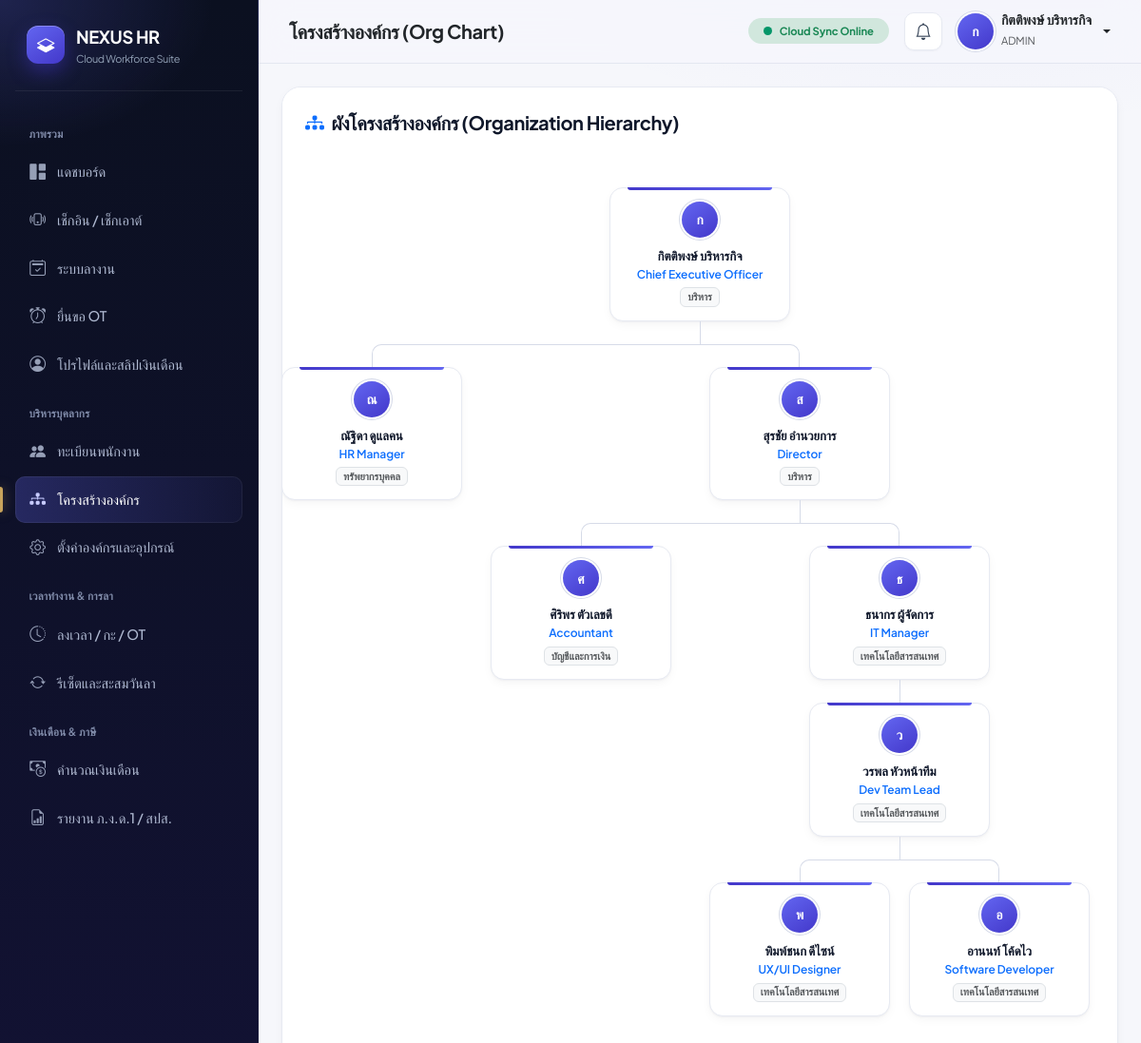
The page /modules/personnel/org_chart.php (signed in) on the database its author committed.
### tables this page shows
CREATE TABLE employees (
    id VARCHAR(20) PRIMARY KEY COMMENT 'รหัสพนักงาน เช่น EMP-000001 (PK)',
    company_id INT NOT NULL COMMENT 'รหัสบริษัทที่สังกัด',
    emp_code VARCHAR(20) NOT NULL COMMENT 'รหัสพนักงานสำรอง',
    first_name VARCHAR(100) NOT NULL COMMENT 'ชื่อ',
    last_name VARCHAR(100) NOT NULL COMMENT 'นามสกุล',
    id_card_no VARCHAR(13) NOT NULL COMMENT 'เลขบัตรประชาชน',
    email VARCHAR(100) UNIQUE NOT NULL COMMENT 'อีเมล',
    phone VARCHAR(20) NULL COMMENT 'เบอร์โทร',
    department_id INT NULL COMMENT 'รหัสแผนก',
    position_id INT NULL COMMENT 'รหัสตำแหน่ง',
    manager_id VARCHAR(20) NULL COMMENT 'รหัสหัวหน้าสายตรง',
    hire_date DATE NOT NULL COMMENT 'วันเริ่มงาน',
    base_salary DECIMAL(12,2) NOT NULL DEFAULT 0.00 COMMENT 'เงินเดือนฐาน',
    employment_status ENUM('active', 'probation', 'resigned') NOT NULL DEFAULT 'active' COMMENT 'สถานะงาน',
    status TINYINT(1) NOT NULL DEFAULT 1 COMMENT 'สถานะใช้งานในระบบ (1=ใช้งาน, 0=เลิกใช้/ลบ)',
    profile_image_url VARCHAR(500) NULL COMMENT 'รูปโปรไฟล์',
    created_at TIMESTAMP DEFAULT CURRENT_TIMESTAMP COMMENT 'วันที่สร้าง',
    updated_at TIMESTAMP DEFAULT CURRENT_TIMESTAMP ON UPDATE CURRENT_TIMESTAMP COMMENT 'วันที่แก้ไขล่าสุด',
    UNIQUE KEY uk_company_emp_code (company_id, emp_code),
    UNIQUE KEY uk_company_id_card (company_id, id_card_no),
    INDEX idx_employees_company_status (company_id, status, employment_status),
    INDEX idx_employees_manager (manager_id),
    FOREIGN KEY (company_id) REFERENCES companies(company_id),
    FOREIGN KEY (department_id) REFERENCES departments(id),
    FOREIGN KEY (position_id) REFERENCES positions(id),
    FOREIGN KEY (manager_id) REFERENCES employees(id) ON DELETE SET NULL
);

CREATE TABLE positions (
    id INT AUTO_INCREMENT PRIMARY KEY COMMENT 'รหัสตำแหน่ง (PK)',
    company_id INT NULL COMMENT 'รหัสบริษัท (NULL = ใช้ร่วมกันทั้งเครือ)',
    title VARCHAR(100) NOT NULL COMMENT 'ชื่อตำแหน่ง',
    level INT NOT NULL DEFAULT 1 COMMENT 'ระดับตำแหน่ง (1=พนักงาน, 2=หัวหน้า, 3=ผู้จัดการ, 4=ผู้อำนวยการ, 5=CEO)',
    is_leave_required BOOLEAN NOT NULL DEFAULT TRUE COMMENT 'ต้องยื่นลาหรือไม่ (ระดับ ผอ. ขึ้นไป = FALSE)',
    status TINYINT(1) NOT NULL DEFAULT 1 COMMENT 'สถานะใช้งาน (1=ใช้งาน, 0=เลิกใช้)',
    duplicate_key CHAR(64) NULL,
    UNIQUE KEY uk_positions_duplicate_key (duplicate_key),
    INDEX idx_positions_company_status (company_id, status),
    FOREIGN KEY (company_id) REFERENCES companies(company_id) ON DELETE CASCADE
);

CREATE TABLE departments (
    id INT AUTO_INCREMENT PRIMARY KEY COMMENT 'รหัสแผนก (PK)',
    company_id INT NOT NULL COMMENT 'รหัสบริษัท',
    code VARCHAR(20) NOT NULL COMMENT 'รหัสย่อแผนก',
    name VARCHAR(100) NOT NULL COMMENT 'ชื่อแผนก',
    parent_id INT NULL COMMENT 'รหัสแผนกแม่',
    status TINYINT(1) NOT NULL DEFAULT 1 COMMENT 'สถานะใช้งาน (1=ใช้งาน, 0=เลิกใช้)',
    created_at TIMESTAMP DEFAULT CURRENT_TIMESTAMP COMMENT 'วันที่สร้าง',
    duplicate_key CHAR(64) NULL,
    UNIQUE KEY uk_departments_duplicate_key (duplicate_key),
    INDEX idx_departments_company_status (company_id, status),
    FOREIGN KEY (company_id) REFERENCES companies(company_id) ON DELETE CASCADE,
    FOREIGN KEY (parent_id) REFERENCES departments(id) ON DELETE SET NULL
);

### includes/auth.php (called while the page is built, shortened)
<?php
function getSafeProfileImageUrl($profileImageUrl): ?string
{
    $prefix = BASE_URL . '/uploads/profile_images/';
    if (!is_string($profileImageUrl) || !str_starts_with($profileImageUrl, $prefix)) {
        return null;
    }
    return $profileImageUrl;
}

### modules/personnel/org_chart.php (the view, shortened to what this page needs)
<?php
    require_once __DIR__ . '/../../includes/auth.php';
    $employees = $pdo->query("SELECT e.id, e.first_name, e.last_name, e.manager_id, e.profile_image_url, d.name as dept, p.title as pos
                          FROM employees e LEFT JOIN departments d ON e.department_id=d.id LEFT JOIN positions p ON e.position_id=p.id
                          WHERE e.status = 1 AND e.employment_status IN ('active', 'probation')")->fetchAll();
    function renderOrgTree($employees, $managerId = null)
    {
    $children = array_filter($employees, fn($e) => $e['manager_id'] === $managerId);
    if (empty($children)) {
        return '';
    }
    $html = '<ul>';
    foreach ($children as $emp) {
        $html .= '<li>';
        $html .= '<div class="org-node">';
        $profileImageUrl = getSafeProfileImageUrl($emp['profile_image_url'] ?? null);
        $avatarContent = $profileImageUrl !== null
            ? '<img class="avatar-image" src="' . htmlspecialchars($profileImageUrl) . '" alt="">'
            : htmlspecialchars(mb_substr($emp['first_name'], 0, 1));
        $html .= '<div class="avatar-circle mx-auto mb-2">' . $avatarContent . '</div>';
        $html .= '<div class="fw-bold small">' . htmlspecialchars($emp['first_name'] . ' ' . $emp['last_name']) . '</div>';
        $html .= '<div class="text-primary" style="font-size:0.75rem;font-weight:600;">' . htmlspecialchars($emp['pos'] ?? '-') . '</div>';
        $html .= '<span class="badge bg-light text-muted border mt-1" style="font-size:0.68rem;">' . htmlspecialchars($emp['dept'] ?? '-') . '</span>';
        $html .= '</div>';
        $html .= renderOrgTree($employees, $emp['id']);
        $html .= '</li>';
    }
    $html .= '</ul>';
    return $html;
    }
    include ROOT_PATH . '/includes/layout_top.php';
?>
<div class="glass-card p-4 animate-up overflow-auto">
    <h5 class="fw-bold mb-3"><i class="bi bi-diagram-3-fill text-primary me-2"></i>ผังโครงสร้างองค์กร (Organization Hierarchy)</h5>
    <div class="org-tree py-3">
        <?php echo renderOrgTree($employees, null) ?>
    </div>
</div>
<?php include ROOT_PATH . '/includes/layout_bottom.php'; ?>

### assets/css/style.css (style rules this page uses)
:root { --primary: #4338ca; --primary-light: #6366f1; --primary-soft: #eef0ff; --secondary: #0891b2; --accent: #059669; --gold: #c9a45c; --bg-body: #f6f7fb; --surface: #ffffff; --surface-muted: #fafbfd; --sidebar-bg: #0b1020; --sidebar-width: 272px; --ink: #0f172a; --ink-2: #334155; --ink-3: #64748b; --line: #e7eaf2; --line-strong: #d6dbe8; --radius-lg: 20px; --radius-md: 14px; --radius-sm: 10px; --card-radius: var(--radius-lg); --shadow-xs: 0 1px 2px rgba(15, 23, 42, 0.04); --shadow-sm: 0 1px 2px rgba(15, 23, 42, 0.04), 0 4px 12px -2px rgba(15, 23, 42, 0.05); --shadow-md: 0 2px 4px rgba(15, 23, 42, 0.04), 0 12px 28px -8px rgba(15, 23, 42, 0.10); --shadow-lg: 0 4px 8px rgba(15, 23, 42, 0.04), 0 24px 48px -12px rgba(67, 56, 202, 0.18); --ease-fluid: cubic-bezier(0.22, 1, 0.36, 1); }
* { box-sizing: border-box; }
html { -webkit-text-size-adjust: 100%; }
body { font-family: 'Plus Jakarta Sans', 'IBM Plex Sans Thai', sans-serif; font-size: 0.94rem; line-height: 1.6; letter-spacing: -0.005em; background: radial-gradient(900px 420px at 85% -10%, rgba(99, 102, 241, 0.07), transparent 60%), var(--bg-body); background-attachment: fixed; color: var(--ink); overflow-x: hidden; -webkit-font-smoothing: antialiased; text-rendering: optimizeLegibility; }
h1, h2, h3, h4, h5, h6 { color: var(--ink); font-weight: 700; letter-spacing: -0.02em; line-height: 1.25; }
* { scrollbar-width: thin; scrollbar-color: #cbd2e1 transparent; }
.animate-up { animation: fadeInUp 0.6s var(--ease-fluid) both; }
.glass-card { background: var(--surface); border: 1px solid var(--line); border-radius: var(--card-radius); box-shadow: var(--shadow-sm); transition: transform 0.35s var(--ease-fluid), box-shadow 0.35s var(--ease-fluid), border-color 0.35s ease; }
.avatar-circle { width: 38px; height: 38px; border-radius: 50%; background: linear-gradient(145deg, #6366f1, #4338ca); color: #fff; font-weight: 600; font-size: 0.85rem; display: inline-flex; align-items: center; justify-content: center; box-shadow: 0 0 0 2px #fff, 0 0 0 3px var(--line-strong); overflow: hidden; }
.org-tree ul { padding-top: 24px; position: relative; display: flex; justify-content: center; padding-left: 0; }
.org-tree li { list-style-type: none; text-align: center; position: relative; padding: 24px 10px 0 10px; }
.org-tree li::before, .org-tree li::after { content: ''; position: absolute; top: 0; right: 50%; border-top: 1.5px solid var(--line-strong); width: 50%; height: 24px; }
.org-tree li::after { right: auto; left: 50%; border-left: 1.5px solid var(--line-strong); }
.org-tree li:only-child::after, .org-tree li:only-child::before { display: none; }
.org-tree li:only-child { padding-top: 0; }
.org-tree li:first-child::before, .org-tree li:last-child::after { border: 0 none; }
.org-tree li:last-child::before { border-right: 1.5px solid var(--line-strong); border-radius: 0 10px 0 0; }
.org-tree li:first-child::after { border-radius: 10px 0 0 0; }
.org-tree ul ul::before { content: ''; position: absolute; top: 0; left: 50%; border-left: 1.5px solid var(--line-strong); width: 0; height: 24px; }
.org-node { position: relative; display: inline-block; background: var(--surface); border: 1px solid var(--line); padding: 14px 18px; border-radius: var(--radius-md); min-width: 190px; box-shadow: var(--shadow-sm); transition: transform 0.3s var(--ease-fluid), box-shadow 0.3s var(--ease-fluid), border-color 0.3s ease; }
.org-node::before { content: ''; position: absolute; left: 18px; right: 18px; top: -1px; height: 3px; border-radius: 0 0 4px 4px; background: linear-gradient(90deg, var(--primary), var(--primary-light)); }

### rows shown on the page
employees: first_name "ก", first_name+last_name "กิตติพงษ์ บริหารกิจ", position.title "Chief Executive Officer", department.name "บริหาร"
employees: first_name "ณ", first_name+last_name "ณัฐิดา ดูแลคน", position.title "HR Manager", department.name "ทรัพยากรบุคคล"
employees: first_name "ส", first_name+last_name "สุรชัย อำนวยการ", position.title "Director", department.name "บริหาร"
employees: first_name "ศ", first_name+last_name "ศิริพร ตัวเลขดี", position.title "Accountant", department.name "บัญชีและการเงิน"
employees: first_name "ธ", first_name+last_name "ธนากร ผู้จัดการ", position.title "IT Manager", department.name "เทคโนโลยีสารสนเทศ"
employees: first_name "ว", first_name+last_name "วรพล หัวหน้าทีม", position.title "Dev Team Lead", department.name "เทคโนโลยีสารสนเทศ"
employees: first_name "พ", first_name+last_name "พิมพ์ชนก ดีไซน์", position.title "UX/UI Designer", department.name "เทคโนโลยีสารสนเทศ"
employees: first_name "อ", first_name+last_name "อานนท์ โค้ดไว", position.title "Software Developer", department.name "เทคโนโลยีสารสนเทศ"

### other values the page prints
$pageTitle "โครงสร้างองค์กร (Org Chart)"
mb_substr($_SESSION['full_name'] ?? 'U', 0, 1) "ก"
$_SESSION['full_name'] "กิตติพงษ์ บริหารกิจ"
$_SESSION['role'] "ADMIN"
